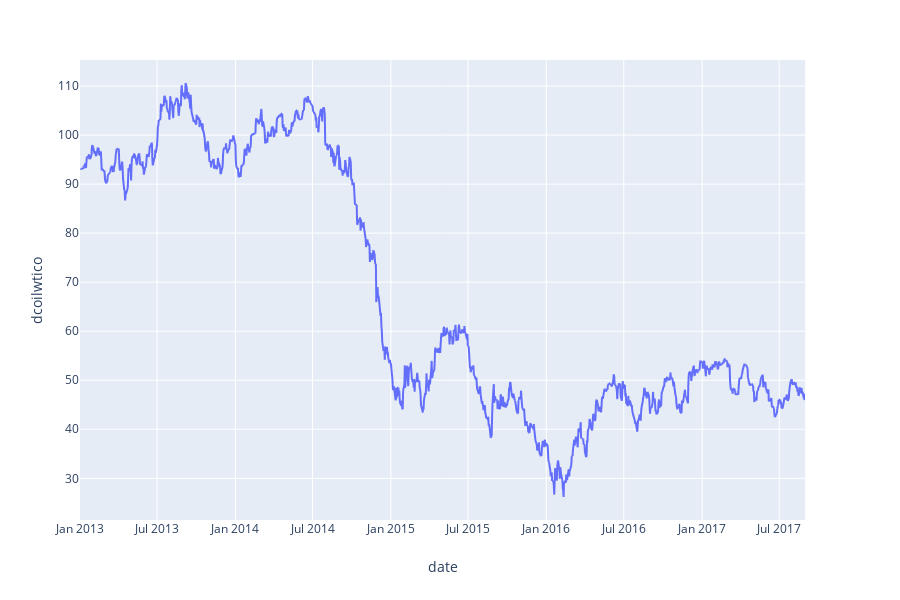

Source (notebook cell):
### Markdown cell above
By looking at the price chart, it seems like there is data issue and it needs further investigation. For time being, we can simply forwardfill with previous price.

### Code cell
px.line(df_oil.fillna(method = 'ffill'), x= 'date', y='dcoilwtico')

### Figure 1 — Plotly figure (JSON) as saved in the notebook; plotly's stock layout.template omitted (floating-point values rounded to 4 significant figures; data arrays with more than 128 entries replaced by an {"elided": "..."} marker saying what was removed)
{"data": [{"hoverlabel": {"namelength": 0}, "hovertemplate": "date=%{x}<br>dcoilwtico=%{y}", "legendgroup": "", "line": {"color": "#636efa", "dash": "solid"}, "mode": "lines", "name": "", "showlegend": false, "type": "scattergl", "x": {"elided": "1218 str values"}, "xaxis": "x", "y": {"elided": "1218 float values"}, "yaxis": "y"}], "layout": {"height": 600, "legend": {"tracegroupgap": 0}, "margin": {"t": 60}, "xaxis": {"anchor": "y", "domain": [0, 0.98], "title": {"text": "date"}}, "yaxis": {"anchor": "x", "domain": [0, 1], "title": {"text": "dcoilwtico"}}}}
